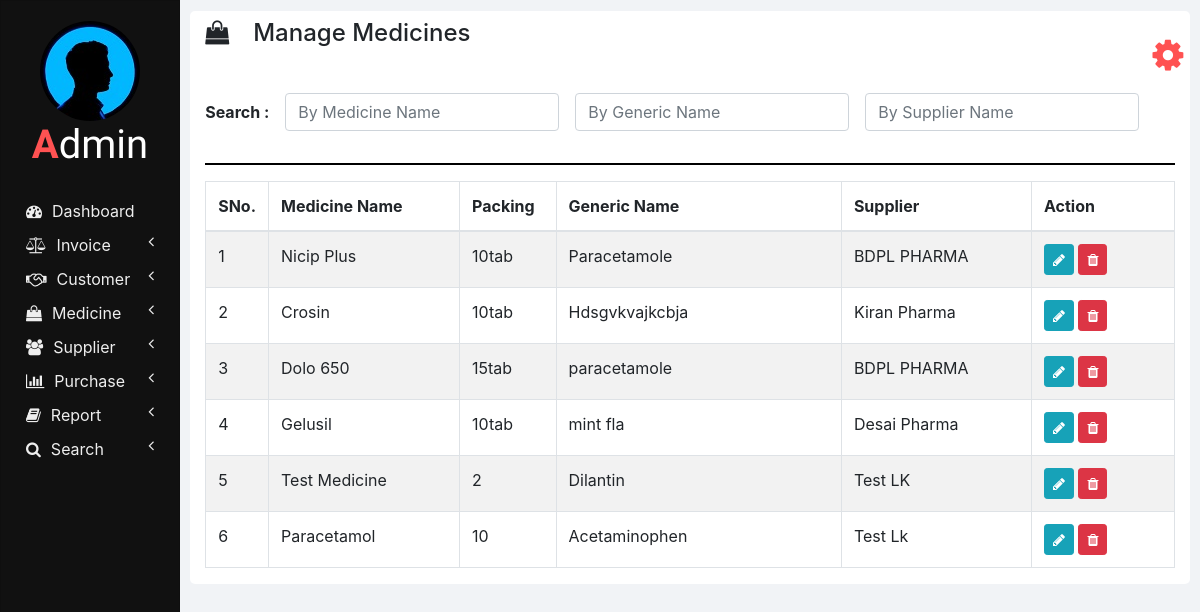
Screenshot of /manage_medicine.php with the database file from the repository.
### tables this page shows
CREATE TABLE `medicines` (
  `ID` int(11) NOT NULL,
  `NAME` varchar(100) NOT NULL,
  `PACKING` varchar(20) NOT NULL,
  `GENERIC_NAME` varchar(100) NOT NULL,
  `SUPPLIER_NAME` varchar(100) NOT NULL
);

### php/manage_medicine.php (the view, shortened to what this page needs)
<?php
  function showMedicines($id) {
    require "db_connection.php";
    if($con) {
      $seq_no = 0;
      $query = "SELECT * FROM medicines";
      $result = mysqli_query($con, $query);
      while($row = mysqli_fetch_array($result)) {
        $seq_no++;
        if($row['ID'] == $id)
          showEditOptionsRow($seq_no, $row);
        else
          showMedicineRow($seq_no, $row);
      }
    }
  }
  function showMedicineRow($seq_no, $row) {
    ?>
    <tr>
      <td><?php echo $seq_no; ?></td>
      <td><?php echo $row['NAME']; ?></td>
      <td><?php echo $row['PACKING']; ?></td>
      <td><?php echo $row['GENERIC_NAME']; ?></td>
      <td><?php echo $row['SUPPLIER_NAME']; ?></td>
      <td>
        <button href="" class="btn btn-info btn-sm" onclick="editMedicine(<?php echo $row['ID']; ?>);">
          <i class="fa fa-pencil"></i>
        </button>
        <button class="btn btn-danger btn-sm" onclick="deleteMedicine(<?php echo $row['ID']; ?>);">
          <i class="fa fa-trash"></i>
        </button>
      </td>
    </tr>
    <?php
  }
  ?>

### css/sidenav.css (style rules this page uses)
body { background-color: #f1f3f6; }
.sidenav { width: 15%; height: 100vh; background-color: #222222; position: fixed; z-index: 1; flex: 1 0 auto; }
.card { width: 100%; height: 100%; top: 0; border-radius: 0; background-color: #111111; }
.logo .logo-caption { font-family: 'Poiret One', cursive; color: #ffffff; text-align: center; margin-bottom: 25px; }
.logo .profile { margin-left: 50%; border-radius: 50%; transform: translate(-50%); }
.logo .tweak { color: #ff5252; font-weight: bold; }
.main-menu-item { padding: 5px 5px; cursor: pointer; }
.main-menu-item > a { color: #eeeeee; text-decoration: none; font-size: 16px; }
.main-menu-item > a > span { margin-left: 10px; }

### css/home.css (style rules this page uses)
html, body { height: 100vh; }

### rows the page displays
medicines: seq_no "1", NAME "Nicip Plus", PACKING "10tab", GENERIC_NAME "Paracetamole", SUPPLIER_NAME "BDPL PHARMA"
medicines: seq_no "2", NAME "Crosin", PACKING "10tab", GENERIC_NAME "Hdsgvkvajkcbja", SUPPLIER_NAME "Kiran Pharma"
medicines: seq_no "3", NAME "Dolo 650", PACKING "15tab", GENERIC_NAME "paracetamole", SUPPLIER_NAME "BDPL PHARMA"
medicines: seq_no "4", NAME "Gelusil", PACKING "10tab", GENERIC_NAME "mint fla", SUPPLIER_NAME "Desai Pharma"
medicines: seq_no "5", NAME "Test Medicine", PACKING "2", GENERIC_NAME "Dilantin", SUPPLIER_NAME "Test LK"
medicines: seq_no "6", NAME "Paracetamol", PACKING "10", GENERIC_NAME "Acetaminophen", SUPPLIER_NAME "Test Lk"

### other values shown
$heading "Manage Medicines"
